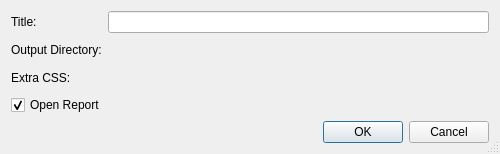
<?xml version="1.0" encoding="UTF-8"?>
<ui version="4.0">
 <class>PyCoverageHtmlReportDialog</class>
 <widget class="QDialog" name="PyCoverageHtmlReportDialog">
  <property name="geometry">
   <rect>
    <x>0</x>
    <y>0</y>
    <width>500</width>
    <height>154</height>
   </rect>
  </property>
  <property name="windowTitle">
   <string>HTML Report</string>
  </property>
  <property name="sizeGripEnabled">
   <bool>true</bool>
  </property>
  <layout class="QGridLayout" name="gridLayout">
   <item row="0" column="0">
    <widget class="QLabel" name="label">
     <property name="text">
      <string>Title:</string>
     </property>
    </widget>
   </item>
   <item row="2" column="1">
    <widget class="EricPathPicker" name="extraCssPicker" native="true">
     <property name="sizePolicy">
      <sizepolicy hsizetype="Expanding" vsizetype="Preferred">
       <horstretch>0</horstretch>
       <verstretch>0</verstretch>
      </sizepolicy>
     </property>
     <property name="focusPolicy">
      <enum>Qt::StrongFocus</enum>
     </property>
     <property name="toolTip">
      <string>Enter the path of a file containing additional CSS definitions</string>
     </property>
    </widget>
   </item>
   <item row="2" column="0">
    <widget class="QLabel" name="label_3">
     <property name="text">
      <string>Extra CSS:</string>
     </property>
    </widget>
   </item>
   <item row="0" column="1">
    <widget class="QLineEdit" name="titleEdit">
     <property name="toolTip">
      <string>Enter the title for the HTML report</string>
     </property>
    </widget>
   </item>
   <item row="1" column="0">
    <widget class="QLabel" name="label_2">
     <property name="text">
      <string>Output Directory:</string>
     </property>
    </widget>
   </item>
   <item row="1" column="1">
    <widget class="EricPathPicker" name="outputDirectoryPicker" native="true">
     <property name="sizePolicy">
      <sizepolicy hsizetype="Expanding" vsizetype="Preferred">
       <horstretch>0</horstretch>
       <verstretch>0</verstretch>
      </sizepolicy>
     </property>
     <property name="focusPolicy">
      <enum>Qt::StrongFocus</enum>
     </property>
     <property name="toolTip">
      <string>Enter the path of the output directory</string>
     </property>
    </widget>
   </item>
   <item row="4" column="0" colspan="2">
    <widget class="QDialogButtonBox" name="buttonBox">
     <property name="orientation">
      <enum>Qt::Horizontal</enum>
     </property>
     <property name="standardButtons">
      <set>QDialogButtonBox::Cancel|QDialogButtonBox::Ok</set>
     </property>
    </widget>
   </item>
   <item row="3" column="0" colspan="2">
    <widget class="QCheckBox" name="openReportCheckBox">
     <property name="toolTip">
      <string>Select to open the generated report</string>
     </property>
     <property name="text">
      <string>Open Report</string>
     </property>
     <property name="checked">
      <bool>true</bool>
     </property>
    </widget>
   </item>
  </layout>
 </widget>
 <customwidgets>
  <customwidget>
   <class>EricPathPicker</class>
   <extends>QWidget</extends>
   <header>EricWidgets/EricPathPicker.h</header>
   <container>1</container>
  </customwidget>
 </customwidgets>
 <tabstops>
  <tabstop>titleEdit</tabstop>
  <tabstop>outputDirectoryPicker</tabstop>
  <tabstop>extraCssPicker</tabstop>
 </tabstops>
 <resources/>
 <connections>
  <connection>
   <sender>buttonBox</sender>
   <signal>accepted()</signal>
   <receiver>PyCoverageHtmlReportDialog</receiver>
   <slot>accept()</slot>
   <hints>
    <hint type="sourcelabel">
     <x>248</x>
     <y>254</y>
    </hint>
    <hint type="destinationlabel">
     <x>157</x>
     <y>274</y>
    </hint>
   </hints>
  </connection>
  <connection>
   <sender>buttonBox</sender>
   <signal>rejected()</signal>
   <receiver>PyCoverageHtmlReportDialog</receiver>
   <slot>reject()</slot>
   <hints>
    <hint type="sourcelabel">
     <x>316</x>
     <y>260</y>
    </hint>
    <hint type="destinationlabel">
     <x>286</x>
     <y>274</y>
    </hint>
   </hints>
  </connection>
 </connections>
</ui>
